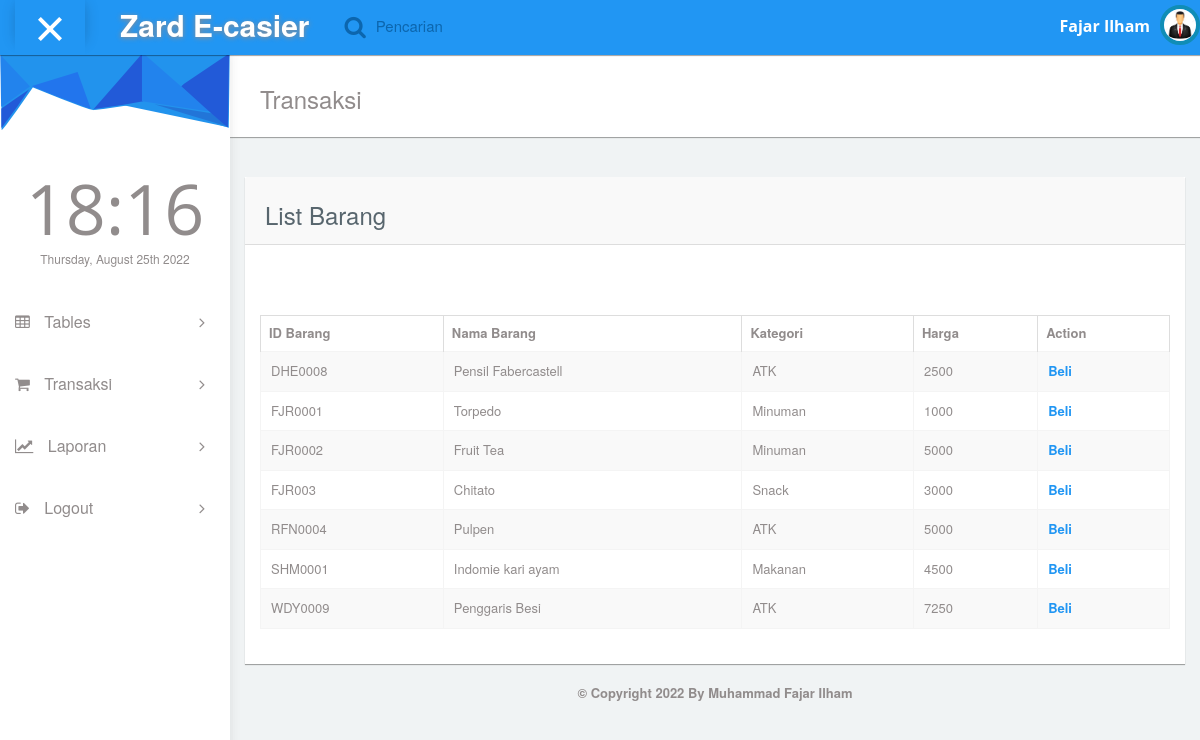
The page /transaksi.php (signed in) on the database its author committed.
### tables this page shows
CREATE TABLE `jual` (
  `id` int(11) NOT NULL,
  `id_barang` varchar(10) NOT NULL,
  `nama_barang` varchar(30) NOT NULL,
  `kategori` varchar(30) NOT NULL,
  `satuan` varchar(20) NOT NULL,
  `stok` int(100) NOT NULL,
  `harga` varchar(225) NOT NULL
);

### transaksi.php (the view, shortened to what this page needs)
<?php
include "koneksi.php";
?>
<!DOCTYPE html>
<html lang="en">
<head>
    <link rel="stylesheet" type="text/css" href="asset/css/bootstrap.min.css">
      <link rel="stylesheet" type="text/css" href="asset/css/plugins/font-awesome.min.css"/>
      <link rel="stylesheet" type="text/css" href="asset/css/plugins/simple-line-icons.css"/>
      <link rel="stylesheet" type="text/css" href="asset/css/plugins/animate.min.css"/>
      <link rel="stylesheet" type="text/css" href="asset/css/plugins/fullcalendar.min.css"/>
	<link href="asset/css/style.css" rel="stylesheet">
  </head>
 <body id="mimin" class="dashboard">
        <nav class="navbar navbar-default header navbar-fixed-top">
          <div class="col-md-12 nav-wrapper">
            <div class="navbar-header" style="width:100%;">
              <div class="opener-left-menu is-open">
                <span class="bottom"></span>
              </div>
                <a href="index.html" class="navbar-brand">
                 <b>Zard E-casier</b>
                </a>
              <ul class="nav navbar-nav search-nav">
                <li>
                   <div class="search">
                    <span class="fa fa-search icon-search" style="font-size:23px;"></span>
                    <div class="form-group form-animate-text">
                      <input type="text" name="search" class="form-text" required>
                      <label class="label-search">Pencarian</label>
                    </div>
                  </div>
                </li>
              </ul>
              <ul class="nav navbar-nav navbar-right user-nav">
                <li class="user-name"><span>Fajar Ilham</span></li>
                  <li class="dropdown avatar-dropdown">
                   <img src="asset/img/admin.jpg" class="img-circle avatar" alt="user name" data-toggle="dropdown" aria-haspopup="true" aria-expanded="true"/>
                </li>
              </ul>
            </div>
          </div>
        </nav>
      <div class="container-fluid mimin-wrapper">
            <div id="left-menu">
              <div class="sub-left-menu scroll">
                <ul class="nav nav-list">
                    <li><div class="left-bg"></div></li>
                    <li class="time">
                      <h1 class="animated fadeInLeft">21:00</h1>
                      <p class="animated fadeInRight">Sat,October 1st 2029</p>
                    </li>
                    <li class="ripple"><a href="index.php"><span class="fa fa-table"></span> Tables  <span class="fa-angle-right fa right-arrow text-right"></span> </a>
                    </li>
                    <li class="ripple"><a href="transaksi.php" ><span class="fa fa-shopping-cart"></span> Transaksi  <span class="fa-angle-right fa right-arrow text-right"></span> </a>
                    </li>
                    <li class="ripple"><a href="Laporan.php" ><span class="fa fa-line-chart"></span> Laporan  <span class="fa-angle-right fa right-arrow text-right"></span> </a>
                    </li>
                    <li class="ripple"><a href="logoutt.php" onclick="javascript:return confirm('Yakin Ingin Logout ?');"><span class="fa fa-sign-out"></span> Logout  <span class="fa-angle-right fa right-arrow text-right"></span> </a>
                    </li>
                  </ul>
                </div>
            </div>
            <div id="content">
                <div class="panel">
                <div class="panel-body">
                <div class="col-md-12">
                    <h3 class="animated fadeInLeft">Transaksi</h3>
                </div>
              </div>
          </div>
          <div class="col-md-12 top-20 padding-0">
            <div class="col-md-12">
              <div class="panel">
                <div class="panel-heading"><h3>List Barang</h3></div><br>
                <div class="col-md-8">
                </div><br><br>
                <div class="panel-body">
                  <div class="responsive-table">
                  <table id="datatables-example" class="table table-striped table-bordered" width="100%" cellspacing="0">
                  <thead>
                    <tr>
                      <th>ID Barang</th>
                      <th>Nama Barang</th>
                      <th>Kategori</th>
                      <th>Harga</th>
                      <th colspan=2>Action</th>
                    </tr>
                  </thead>
                  <tbody>
                  <?php
	    if(isset($_GET['search'])){
		$cari = $_GET['search'];
		$query = "SELECT * FROM jual WHERE id_barang like '%".$cari."%' OR nama_barang like '%".$cari."%' OR harga like '%".$cari."%' ORDER BY id_barang ASC";
	    }else{
	    	$query = "SELECT * From jual ORDER BY id_barang ASC";
	    }
	    $result = mysqli_query($koneksi, $query);
        while($row = mysqli_fetch_array($result)){
	    ?>
						 <tr>
			 	<td><?php echo $row['id_barang']; ?></td>
			 	<td><?php echo $row['nama_barang']; ?></td>
			 	<td><?php echo $row['kategori']; ?></td>
			 	<td><?php echo $row['harga']; ?></td>
			 	<td><a href='beli.php?id=<?php echo $row['id'];?>'>Beli</a></td>
                    </tr>
            <?php
                    }
                ?>
                  </tbody>
                    </table>
                  </div>
              </div>
            </div>
                    </div>
                    <footer>
  <p><b><center>© Copyright 2022 By Muhammad Fajar Ilham</center></b></p>
</footer>
                </div>
      		  </div>
      </div>
  </body>
</html>

### rows shown on the page
jual: id_barang "DHE0008", nama_barang "Pensil Fabercastell", kategori "ATK", harga "2500"
jual: id_barang "FJR0001", nama_barang "Torpedo", kategori "Minuman", harga "1000"
jual: id_barang "FJR0002", nama_barang "Fruit Tea", kategori "Minuman", harga "5000"
jual: id_barang "FJR003", nama_barang "Chitato", kategori "Snack", harga "3000"
jual: id_barang "RFN0004", nama_barang "Pulpen", kategori "ATK", harga "5000"
jual: id_barang "SHM0001", nama_barang "Indomie kari ayam", kategori "Makanan", harga "4500"
jual: id_barang "WDY0009", nama_barang "Penggaris Besi", kategori "ATK", harga "7250"
